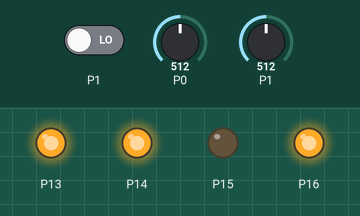
Simulated run of this program. Board: BBC micro:bit running MicroPython. On the bench: output pins drawn as LEDs (lit = HIGH). Inputs (shaded band) come from the test bench; at power-on: P0 = 512, P1 = 512, P1 LOW (analog values on the 0–1023 scale).

Above: at 1.2 s.
1.3 s: P0 set to 484
At 2.0 s:
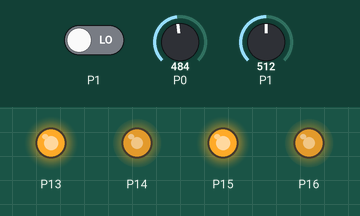
2.8 s: P0 set to 510
At 3.4 s:
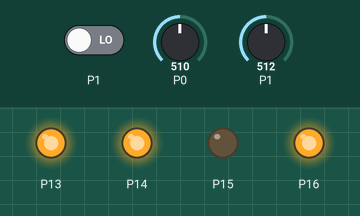
4.3 s: P1 set to 482
At 5.5 s:
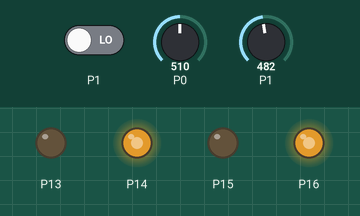
5.8 s: P1 set to 510
At 6.9 s:
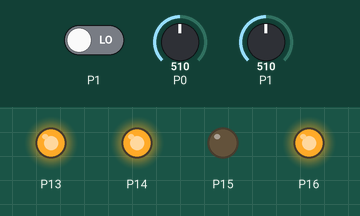
7.3 s: P1 set to 490
At 7.7 s:
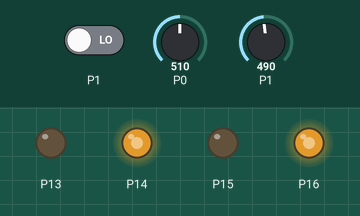
Timing chart, 0 to 9.8 s (numbered marks = the images above; inputs shaded):
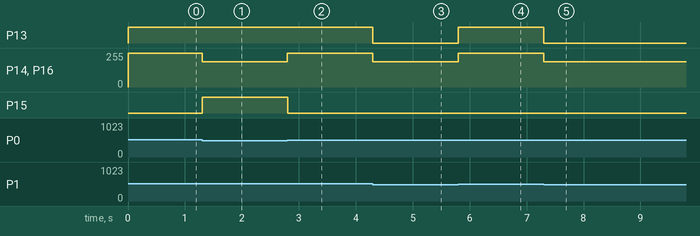

Measured:
- the behaviour switches between 500 and 499 on P0 (found by bisection; images 0 and 1)
- the behaviour switches between 500 and 499 on P1 (found by bisection; images 2 and 3)
- after the input at 1.3 s, P14, P16: 255/255 → 191/255 at once; P15: LOW → HIGH at once
- after the input at 2.8 s, P14, P16: 191/255 → 255/255 at once; P15: HIGH → LOW at once
- after the input at 4.3 s, P13: HIGH → LOW at once; P14, P16: 255/255 → 191/255 at once
- after the input at 5.8 s, P13: LOW → HIGH at once; P14, P16: 191/255 → 255/255 at once
- after the input at 7.3 s, P13: HIGH → LOW at once; P14, P16: 255/255 → 191/255 at once

The program:

line_tracing_ibit.py
```python
# start of k_motor.py
from microbit import *
import time

class KMotor:
    # Motor Directions
    FORWARD = 0
    REVERSE = 1

    # Motor Selectors
    MOTOR_1 = 0
    MOTOR_2 = 1

    def __init__(self):
        """
        Turn of both motors and clear the display
        """
        self.motor_off(KMotor.MOTOR_1)
        self.motor_off(KMotor.MOTOR_2)
        display.clear()

    def motor_on(self, motor, direction, speed=100):
        """
        Turn motor with the given direction and speed
        :param motor: KMotor.MOTOR1 or KMotor.Motor2
        :param direction: KMotor.FORWARD or KMOTOR.REVERSE
        :param speed: 0 - 100
        :return:
        """
        # make sure the speed is within range
        if not 0 <= speed <= 100:
            # not display a "NO" and return
            display.show(Image.NO)
            return

        # speed needs to be scaled from 0-100 to 0-1023
        speed = self._scale(speed)

        # Move Motor Forward
        if direction == KMotor.FORWARD:
            if motor == KMotor.MOTOR_1:
                pin14.write_analog(speed)
                pin13.write_digital(1)
            elif motor == KMotor.MOTOR_2:
                pin16.write_analog(speed)
                pin15.write_digital(0)

        # Move Motor In Reverse
        else:
            if motor == KMotor.MOTOR_1:
                pin14.write_analog(speed)
                pin13.write_digital(0)
            elif motor == KMotor.MOTOR_2:
                pin16.write_analog(speed)
                pin15.write_digital(1)

    def motor_off(self, motor):
        """
        Place motor in coast mode
        :param motor: KMotor.MOTOR1 or KMotor.Motor2
        :return:
        """
        if motor == KMotor.MOTOR_1:
            pin13.write_digital(0)
            pin14.write_analog(0)
        else:
            pin15.write_digital(0)
            pin16.write_analog(0)

    def motor_brake(self, motor):
        """
        Brake the selected motor.
        :param motor:
        :return:
        """
        if motor == KMotor.MOTOR_1:
            pin13.write_digital(1)
            pin14.write_analog(0)
        else:
            pin15.write_digital(0)
            pin16.write_analog(0)

    def _scale(self, value):
        """
        Scale the speed from 0-100 to 0-1023
        :param value: 0-100
        :return: scaled speed
        """
        new_value = (1023 / 100) * value
        return int(new_value)

# end of k_motory.py

#start of application

# application imports
#from microbit import sleep

# create an instance of KMotor
r = KMotor()

while True:
    if(pin0.read_analog()>=500 and pin1.read_analog()>=500):
        r.motor_on(r.MOTOR_1, r.FORWARD, 100)
        r.motor_on(r.MOTOR_2, r.FORWARD, 100)

    elif(pin0.read_analog()<=500 and pin1.read_analog()>=500):
        r.motor_on(r.MOTOR_1, r.FORWARD, 75)
        r.motor_on(r.MOTOR_2, r.REVERSE, 75)
        time.sleep_ms(3)

    elif(pin0.read_analog()>=500 and pin1.read_digital()<=500):
        r.motor_on(r.MOTOR_1, r.REVERSE, 75)
        r.motor_on(r.MOTOR_2, r.FORWARD, 75)
        time.sleep_ms(3)
```
